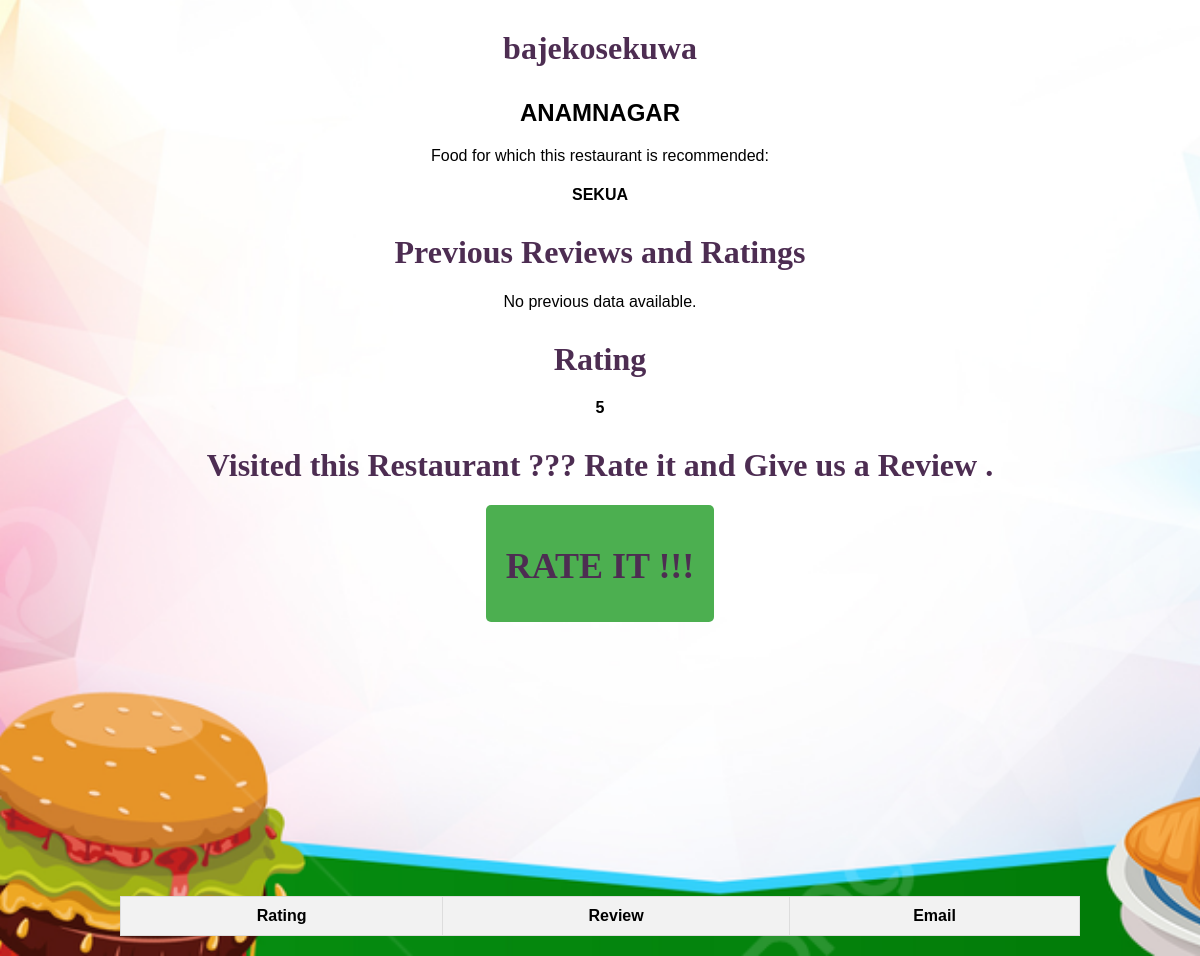
The app's page /restaurant.php?id=8 (signed in) with its own data.
### tables this page shows
CREATE TABLE `restaurant` (
  `restaurantid` int(20) NOT NULL,
  `restaurantname` varchar(20) NOT NULL,
  `foodItServes` varchar(20) NOT NULL,
  `restaurantlocation` varchar(20) NOT NULL,
  `restarantimage` varchar(225) NOT NULL
);

CREATE TABLE `searchfood` (
  `foodname` varchar(20) NOT NULL,
  `price` varchar(20) NOT NULL,
  `variety` varchar(20) NOT NULL,
  `restaurantid` int(11) NOT NULL,
  `restaurant` varchar(20) NOT NULL,
  `ratings` float NOT NULL,
  `IMAGE` varchar(225) NOT NULL,
  `location` varchar(20) NOT NULL,
  `num_reviews` int(2) NOT NULL
);

### restaurant.php (the view, shortened to what this page needs)
<!DOCTYPE html>
<html lang="en">
<head>
    <link rel="stylesheet" href="restaurant.css">
</head>
<body>
<?php
include 'db_conn.php';
if (isset($_GET['id'])) {
    $restaurantid = $_GET['id'];
    $sql = "SELECT * FROM `restaurant` WHERE `restaurantid` = '$restaurantid'  ";
    $result = $conn->query($sql);
    if ($result->num_rows > 0) {
       while($row = $result->fetch_assoc()){
        $restaurantName = $row['restaurantname'];
        $restaurantlocation = $row['restaurantlocation'];
        $currentfood = $row['foodItServes'];
       $restaurantLocation=  strtoupper($restaurantlocation);
        echo "<p>  <h1>$restaurantName</p></h1>   ";
        echo "<p> <h2>$restaurantLocation</h2>     </p>";
        $currentFood= strtoupper($currentfood);
        echo"<p> Food for which this restaurant is recommended: <h4>$currentFood </h4>     ";
       }
    } else {
        echo "yeta ho bigreko";
    }
} else {
    echo "Invalid request";
}
$review_sql = "SELECT * FROM `reviews` WHERE `id` = $restaurantid";
$review_result = $conn->query($review_sql);
echo '<h1>Previous Reviews and Ratings</h1>';
echo'<table>';
echo '<tr> <th>Rating</th> <th>Review</th> <th>Email</th> </tr>';
if ($review_result->num_rows > 0) {
    while ($review_row = $review_result->fetch_assoc()) {
        $rating = $review_row['ratings'];
        $review = $review_row['review'];
        $email = $review_row['email'];
            echo "<tr><td>$rating</td><td>$review</td><td>$email</td></tr>";
    }
    echo "</table>";
} else {
    echo "<p>No previous data available.</p>";
}
echo'<h1>Rating</h1>';
$mql = "SELECT * FROM `searchfood` WHERE `restaurantid`=$restaurantid";
$result1 = $conn->query($mql);
if ($result1->num_rows > 0) {
    $row1= $result1->fetch_assoc();
    $restaurantrating = $row1['ratings'];
    echo "<p>  <h4>$restaurantrating</p></h4>   ";
    echo'<h1>Visited this Restaurant ??? Rate it and Give us a Review .</h1>';
    ?>
    <button class="ratingsandreviews" onclick="location.href='ratingsandreviews.php?id=<?php echo $restaurantid; ?>'"><h1> RATE IT !!!</h1></button>
    <?php
}
    ?>
    <br>
    <br>
    <br>
    <br>
    <br>
    <br>
    <br>
    <br>
    <br>
    <br>
    <br>
    <br>
    <br>
</body>
</html>

### restaurant.css (style rules this page uses)
body { margin: 0; padding: 0; font-family: Arial, sans-serif; background-image: url('testbg.jpg'); background-size: cover; background-position: center; background-repeat: no-repeat; }
h1 { text-align: center; margin-top: 30px; color: #4d2d52; font-family: 'Garamond', serif; }
h2 { text-align: center; }
p { text-align: center; margin-top: 10px; }
table { width: 80%; margin: 20px auto; border-collapse: collapse; align-items: center; }
table, th, td { border: 1px solid #ddd; }
th, td { padding: 10px; text-align: center; }
th { background-color: #f2f2f2; }
.ratingsandreviews { display: block; margin: 20px auto; padding: 10px 20px; background-color: #4CAF50; color: white; border: none; border-radius: 5px; font-size: 18px; cursor: pointer; }
h4 { text-align: center; }

### records on screen
restaurant: restaurantname "bajekosekuwa", restaurantlocation "ANAMNAGAR", foodItServes "SEKUA"
searchfood: ratings "5"
